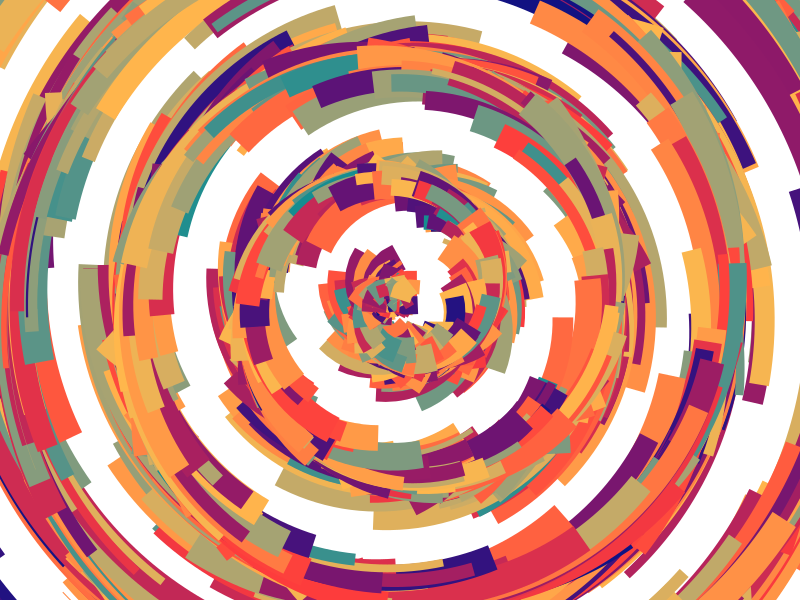

R code for this plot:
## ---- chunk 1
library(ggplot2)
library(tibble)
library(dplyr)
## ---- chunk 2
sample_data <- function(seed = NULL, n = 100, z = 1){
  if(!is.null(seed)) set.seed(seed)
  dat <- tibble(
    x0 = seq(0, -0.00000001 + z, by = 1/(n/z)),
    y0 = seq(z + 0, 0.00000001, by = -1/(n/z)),
    x1 = x0 + runif(n, min = -.2, max = .2),
    y1 = y0 + runif(n, min = -.2, max = .2),
    shade = runif(n), 
    size = runif(n)/n,
    shape = factor(sample(0:22, size = n, replace = TRUE))
  )
}
## ---- chunk 3
polar_styled_plot <- function(data = NULL, palette) {
  ggplot(
    data = data,
    mapping = aes(
      x = x0,
      y = y0,
      xend = x1,
      yend = y1,
      colour = shade,
      size = size
    )) + 
    coord_polar(clip = "off") +
    scale_y_continuous(
      expand = c(0, 0),
      limits = c(0, 1), 
      oob = scales::oob_keep
    ) +
    scale_x_continuous(
      expand = c(0, 0), 
      limits = c(0, 1), 
      oob = scales::oob_keep
    ) + 
    scale_colour_gradientn(colours = palette) + 
    scale_size(range = c(0, 10)) + 
    theme_void() + 
    guides(
      colour = guide_none(),
      size = guide_none(),
      fill = guide_none(),
      shape = guide_none()
    )
}
## ---- chunk 4
sample_canva <- function(seed = NULL) {
  if(!is.null(seed)) set.seed(seed)
  sample(ggthemes::canva_palettes, 1)[[1]]
}
## ---- chunk 5
dat <- sample_data(n = 5000, seed = 2, z=10) 
pal <- sample_canva(seed = 8)

p <- polar_styled_plot(data = dat, palette = pal) + geom_segment()
plot_build <- ggplot_build(p)
plot_build[["layout"]][["panel_params"]][[1]][["r.range"]]
plot_build[["layout"]][["panel_params"]][[1]][["r.range"]][2] <- 2
plot2 <- ggplot_gtable(plot_build)
plot(plot2)
